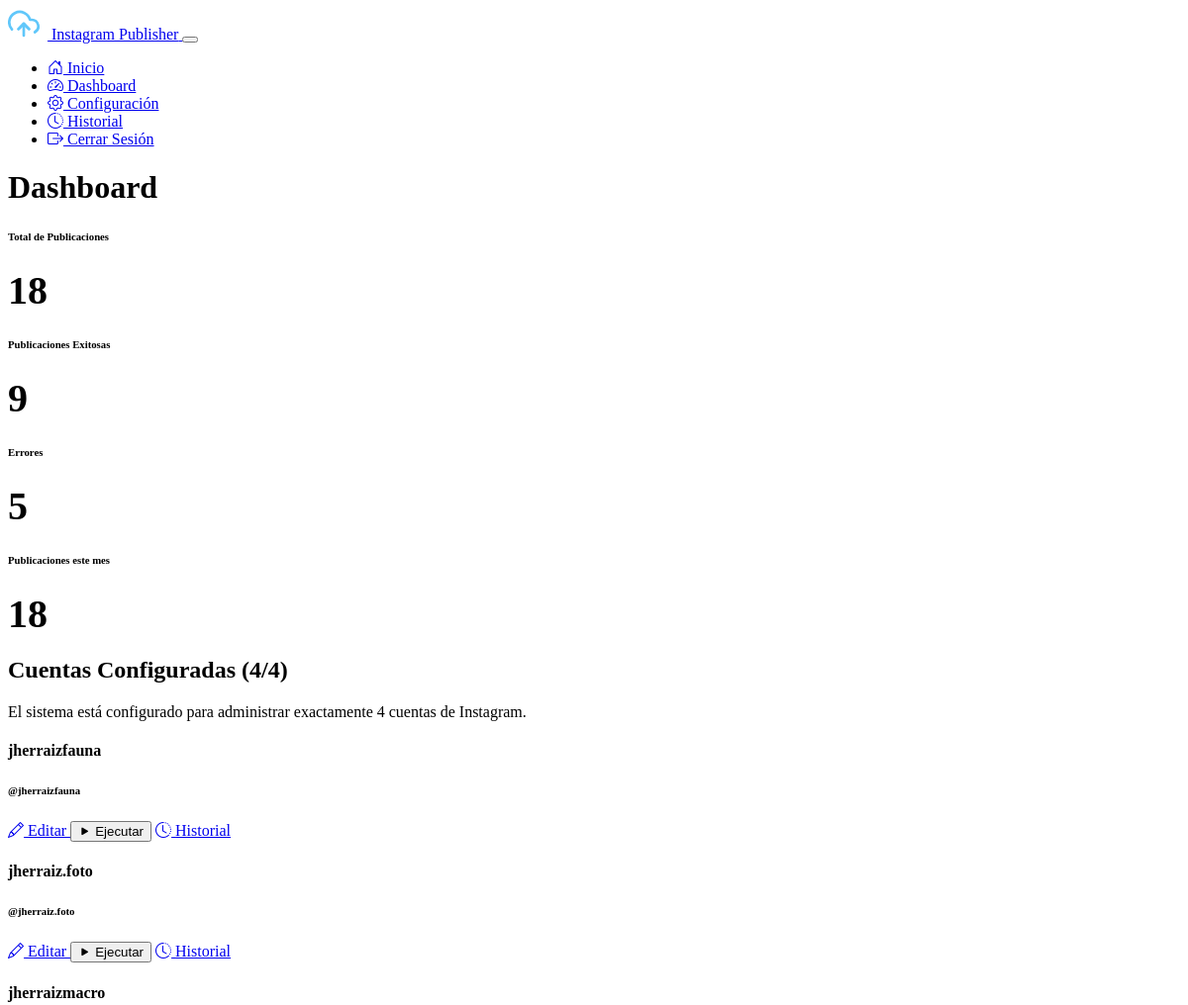
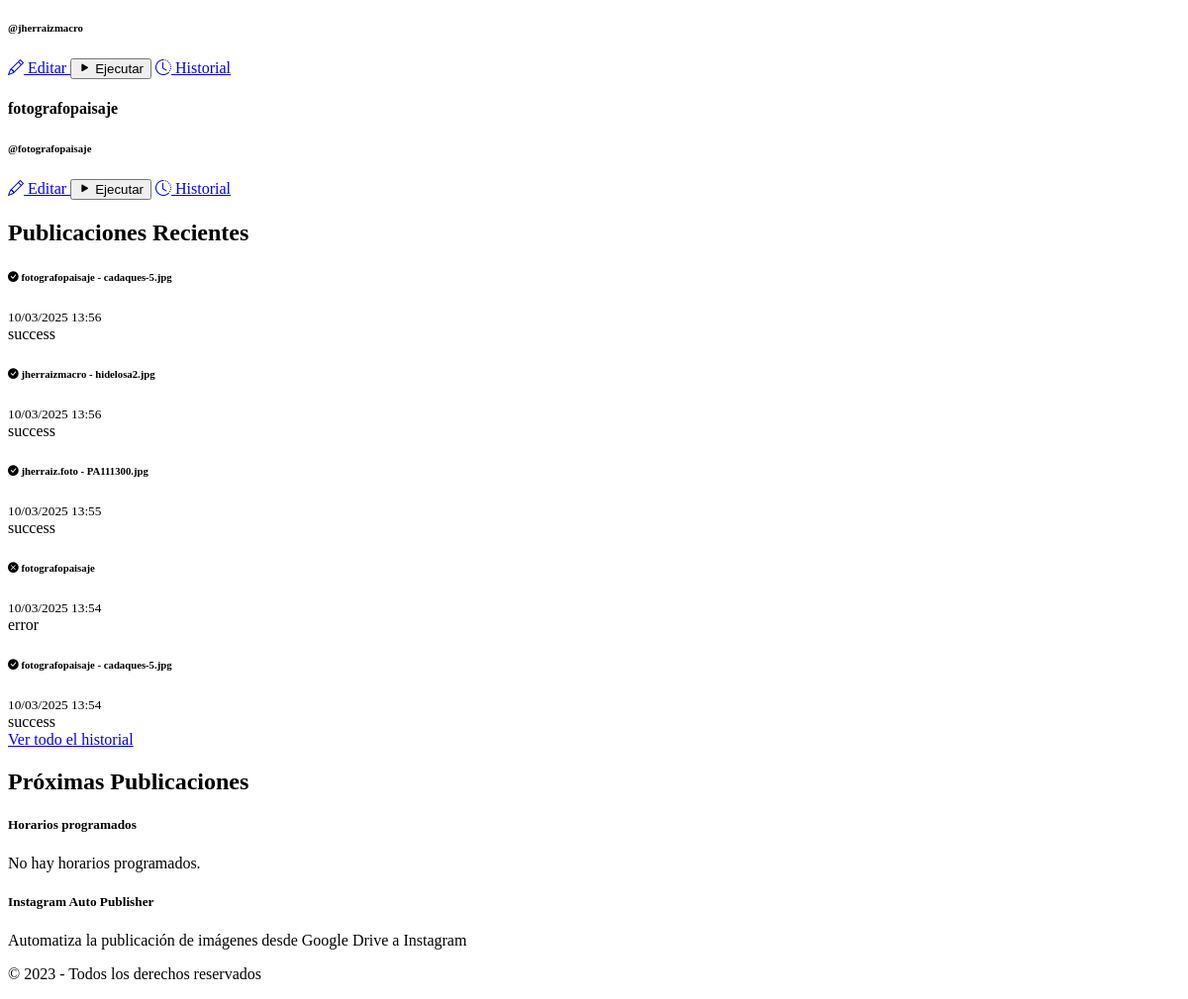
Page /dashboard (signed in) on the earlier database version (2 pictures, top to bottom).
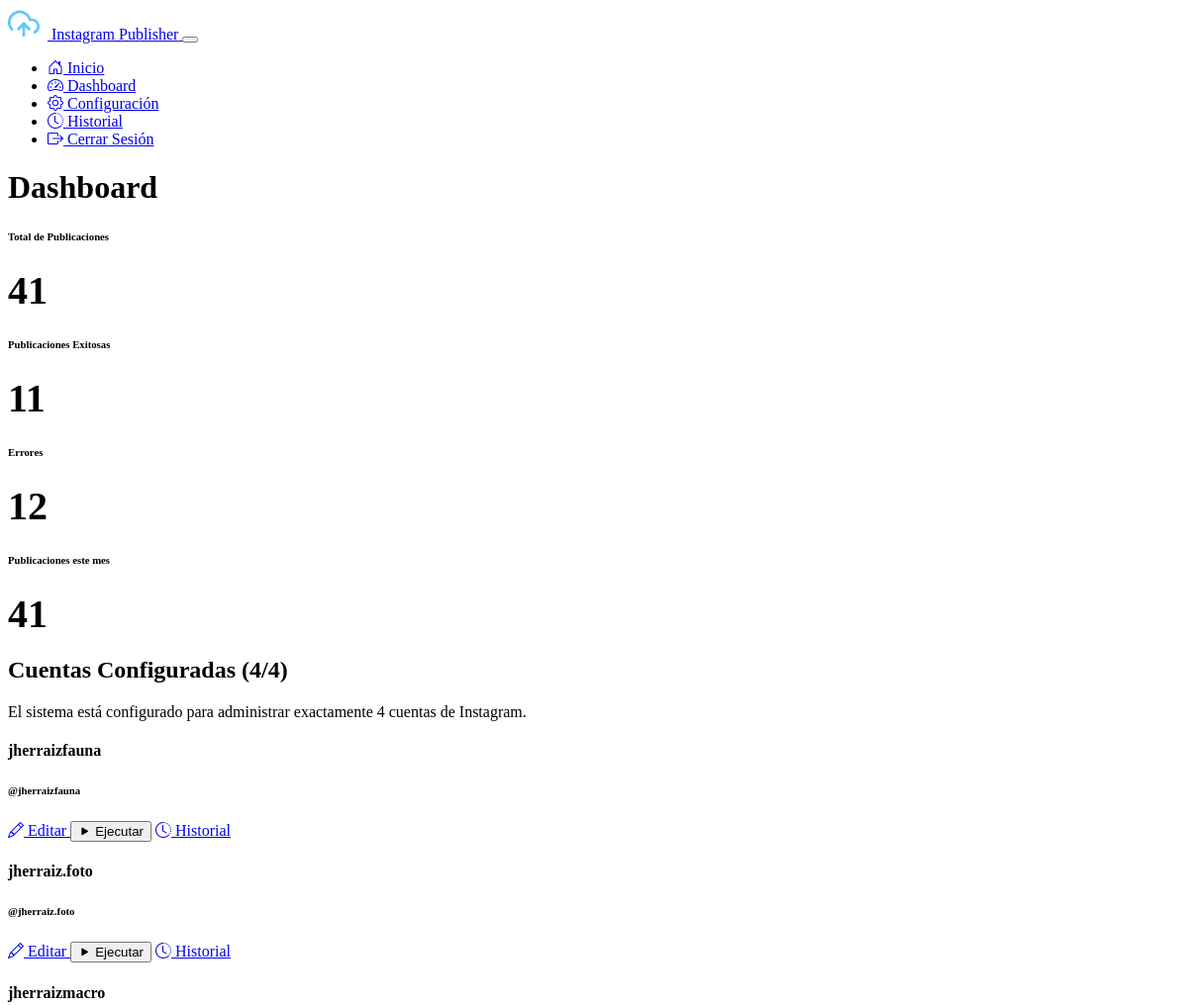
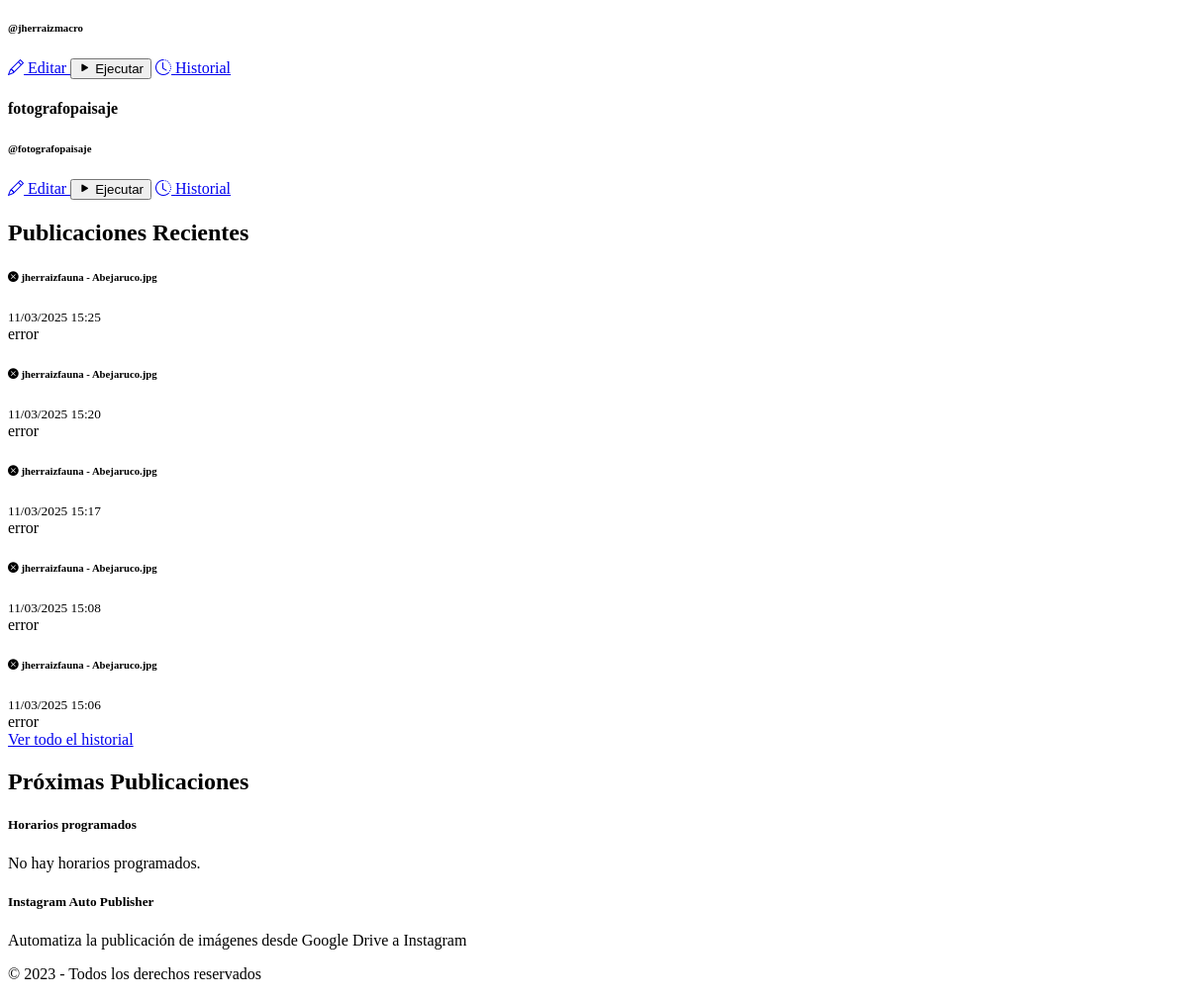
Same page on the later database version (2 pictures, top to bottom).
### models.py (models this page shows)
class Account(db.Model):
    id = db.Column(db.Integer, primary_key=True)
    name = db.Column(db.String(100), nullable=False)
    instagram_username = db.Column(db.String(100), nullable=False)
    instagram_password = db.Column(db.String(100), nullable=False)
    google_credentials = db.Column(db.Text)
    folder_id = db.Column(db.String(100))
    gemini_api_key = db.Column(db.String(100))
    created_at = db.Column(db.DateTime, default=datetime.utcnow)
    updated_at = db.Column(db.DateTime, default=datetime.utcnow, onupdate=datetime.utcnow)
    publications = db.relationship('PublicationHistory', backref='account', lazy=True)
    gemini_prompt = db.Column(db.Text, default="Describe la imagen que te envío con un texto continuo ideal para un pie de foto en Instagram. Identifica la especie del ave y proporciona detalles sobre su aspecto, hábitat y distribución, manteniendo un tono natural, atractivo y animado. Incluye emojis y hashtags adecuados para resaltar la belleza de la naturaleza y la fotografía de aves. Con enfoque en la fotografía. Responde únicamente con el texto solicitado, sin añadir introducciones ni comentarios adicionales.")
    morning_post = db.Column(db.Boolean, default=True)
    morning_time = db.Column(db.String(5), default="08:00")
    afternoon_post = db.Column(db.Boolean, default=True)
    afternoon_time = db.Column(db.String(5), default="15:00")
    evening_post = db.Column(db.Boolean, default=True)
    evening_time = db.Column(db.String(5), default="22:00")

class PublicationHistory(db.Model):
    id = db.Column(db.Integer, primary_key=True)
    account_id = db.Column(db.Integer, db.ForeignKey('account.id'), nullable=False)
    timestamp = db.Column(db.DateTime, default=datetime.utcnow)
    status = db.Column(db.String(20))
    details = db.Column(db.Text)
    image_name = db.Column(db.String(255), nullable=True)

### app.py (the view)
@app.route('/dashboard')
@login_required
def dashboard():
    accounts = Account.query.all()
    total_posts = PublicationHistory.query.count()
    success_posts = PublicationHistory.query.filter_by(status='success').count()
    error_posts = PublicationHistory.query.filter_by(status='error').count()
    recent_publications = PublicationHistory.query.order_by(PublicationHistory.timestamp.desc()).limit(5).all()
    current_month = datetime.now().month
    current_year = datetime.now().year
    monthly_posts = PublicationHistory.query.filter(
        (db.extract('month', PublicationHistory.timestamp) == current_month) &
        (db.extract('year', PublicationHistory.timestamp) == current_year)
    ).count()
    return render_template('dashboard.html',
                           accounts=accounts,
                           total_posts=total_posts,
                           success_posts=success_posts,
                           error_posts=error_posts,
                           recent_publications=recent_publications,
                           monthly_posts=monthly_posts)

### app.py (called while the page is built)
@login_manager.user_loader
def load_user(user_id):
    return User.query.get(int(user_id))

### templates/dashboard.html (shortened to what the changed rows need)
{% extends 'base.html' %}
{% block content %}
<div class="container">
    <h1 class="mb-4">Dashboard</h1>
    <div class="row g-4 mb-5">
        <div class="col-md-3">
            <div class="card h-100 bg-primary bg-opacity-10 border-primary">
                <div class="card-body text-center p-4">
                    <h6 class="text-muted mb-3">Total de Publicaciones</h6>
                    <div class="dashboard-number">{{ total_posts }}</div>
                </div>
            </div>
        </div>
        <div class="col-md-3">
            <div class="card h-100 bg-success bg-opacity-10 border-success">
                <div class="card-body text-center p-4">
                    <h6 class="text-muted mb-3">Publicaciones Exitosas</h6>
                    <div class="dashboard-number text-success">{{ success_posts }}</div>
                </div>
            </div>
        </div>
        <div class="col-md-3">
            <div class="card h-100 bg-danger bg-opacity-10 border-danger">
                <div class="card-body text-center p-4">
                    <h6 class="text-muted mb-3">Errores</h6>
                    <div class="dashboard-number text-danger">{{ error_posts }}</div>
                </div>
            </div>
        </div>
        <div class="col-md-3">
            <div class="card h-100 bg-info bg-opacity-10 border-info">
                <div class="card-body text-center p-4">
                    <h6 class="text-muted mb-3">Publicaciones este mes</h6>
                    <div class="dashboard-number text-info">{{ monthly_posts }}</div>
                </div>
            </div>
        </div>
    </div>
    <h2 class="mb-3">Cuentas Configuradas ({{ accounts|length }}/4)</h2>
    <div class="row g-4 mb-5">
        {% for account in accounts %}
        <div class="col-lg-4 col-md-6">
            <div class="card h-100 account-card">
                <div class="card-body">
                    <h4 class="card-title">{{ account.name }}</h4>
                    <h6 class="card-subtitle mb-2 text-muted">@{{ account.instagram_username }}</h6>
                    <div class="d-flex mt-3">
                        <a href="{{ url_for('edit_account', account_id=account.id) }}" class="btn btn-sm btn-outline-primary me-2">
                            <i class="bi bi-pencil"></i> Editar
                        </a>
                        <button type="button" class="btn btn-sm btn-outline-success me-2 run-script" data-account-id="{{ account.id }}">
                            <span class="button-text"><i class="bi bi-play-fill"></i> Ejecutar</span>
                        </button>
                        <a href="{{ url_for('history', account_id=account.id) }}" class="btn btn-sm btn-outline-secondary">
                            <i class="bi bi-clock-history"></i> Historial
                        </a>
                    </div>
                </div>
            </div>
        </div>
        {% endfor %}
    </div>
    <div class="row mb-5">
        <div class="col-md-8">
            <h2 class="mb-3">Publicaciones Recientes</h2>
            {% if recent_publications %}
            <div class="card">
                <div class="card-body p-0">
                    <div class="list-group list-group-flush">
                        {% for pub in recent_publications %}
                        <div class="list-group-item">
                            <div class="d-flex justify-content-between align-items-center">
                                <div>
                                    <h6 class="mb-1">
                                        {% if pub.status == 'success' %}
                                        <i class="bi bi-check-circle-fill text-success"></i>
                                        {% elif pub.status == 'error' %}
                                        <i class="bi bi-x-circle-fill text-danger"></i>
                                        {% else %}
                                        <i class="bi bi-info-circle-fill text-info"></i>
                                        {% endif %}
                                        {{ pub.account.name }}
                                        {% if pub.image_name %}
                                        - {{ pub.image_name }}
                                        {% endif %}
                                    </h6>
                                    <small class="text-muted">{{ pub.timestamp.strftime('%d/%m/%Y %H:%M') }}</small>
                                </div>
                                <span class="badge {% if pub.status == 'success' %}bg-success{% elif pub.status == 'error' %}bg-danger{% else %}bg-info{% endif %}">
                                    {{ pub.status }}
                                </span>
                            </div>
                        </div>
                        {% endfor %}
                    </div>
                </div>
            </div>
            {% else %}
            <div class="alert alert-info">
                <p>No hay publicaciones recientes para mostrar.</p>
            </div>
            {% endif %}
        </div>
        <div class="col-md-4">
            <h2 class="mb-3">Próximas Publicaciones</h2>
                    {% set has_schedules = false %}
                    {% for account in accounts %}
                        {% if account.morning_post or account.afternoon_post or account.evening_post %}
                            {% set has_schedules = true %}
                        {% endif %}
                    {% endfor %}
        </div>
    </div>
</div>
{% endblock %}

Differences in the rows shown:
no longer on this page (row unchanged): PublicationHistory: account.name "fotografopaisaje", image_name "cadaques-5.jpg", timestamp "10/03/2025 13:56", status "success"
no longer on this page (row unchanged): PublicationHistory: account.name "jherraizmacro", image_name "hidelosa2.jpg", timestamp "10/03/2025 13:56", status "success"
no longer on this page (row unchanged): PublicationHistory: account.name "jherraiz.foto", image_name "PA111300.jpg", timestamp "10/03/2025 13:55", status "success"
no longer on this page (row unchanged): PublicationHistory: account.name "fotografopaisaje", timestamp "10/03/2025 13:54", status "error"
no longer on this page (row unchanged): PublicationHistory: account.name "fotografopaisaje", image_name "cadaques-5.jpg", timestamp "10/03/2025 13:54", status "success"
added PublicationHistory: account.name "jherraizfauna", image_name "Abejaruco.jpg", timestamp "11/03/2025 15:25", status "error"
added PublicationHistory: account.name "jherraizfauna", image_name "Abejaruco.jpg", timestamp "11/03/2025 15:20", status "error"
added PublicationHistory: account.name "jherraizfauna", image_name "Abejaruco.jpg", timestamp "11/03/2025 15:17", status "error"
added PublicationHistory: account.name "jherraizfauna", image_name "Abejaruco.jpg", timestamp "11/03/2025 15:08", status "error"
added PublicationHistory: account.name "jherraizfauna", image_name "Abejaruco.jpg", timestamp "11/03/2025 15:06", status "error"
Other differences:
{{ total_posts }}: "18" → "41"
{{ success_posts }}: "9" → "11"
{{ error_posts }}: "5" → "12"
{{ monthly_posts }}: "18" → "41"
